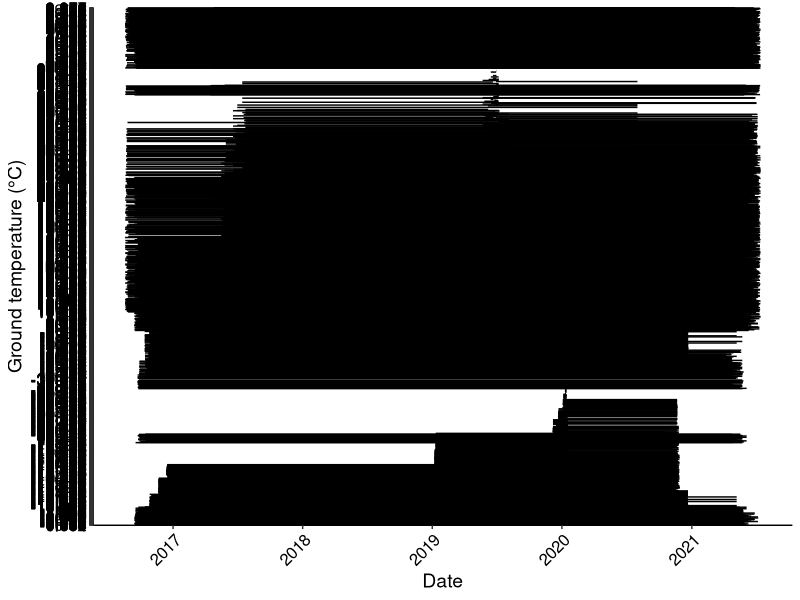
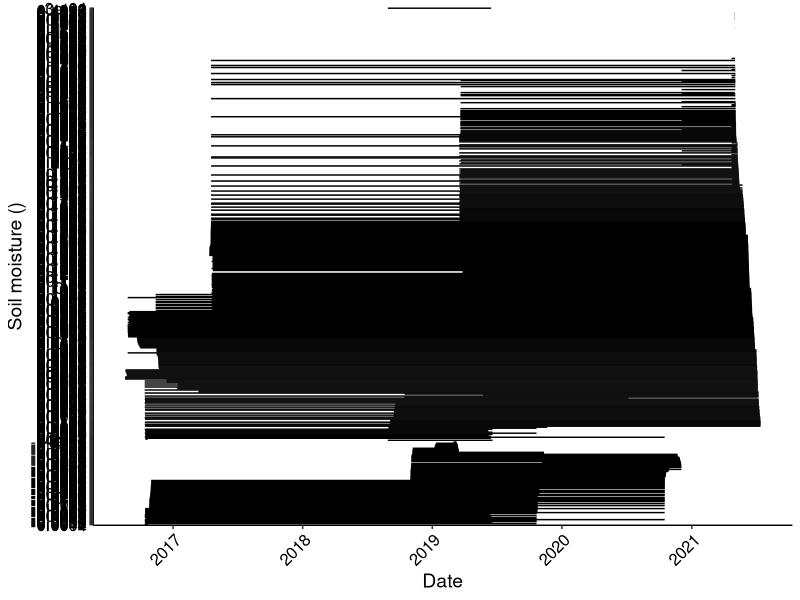
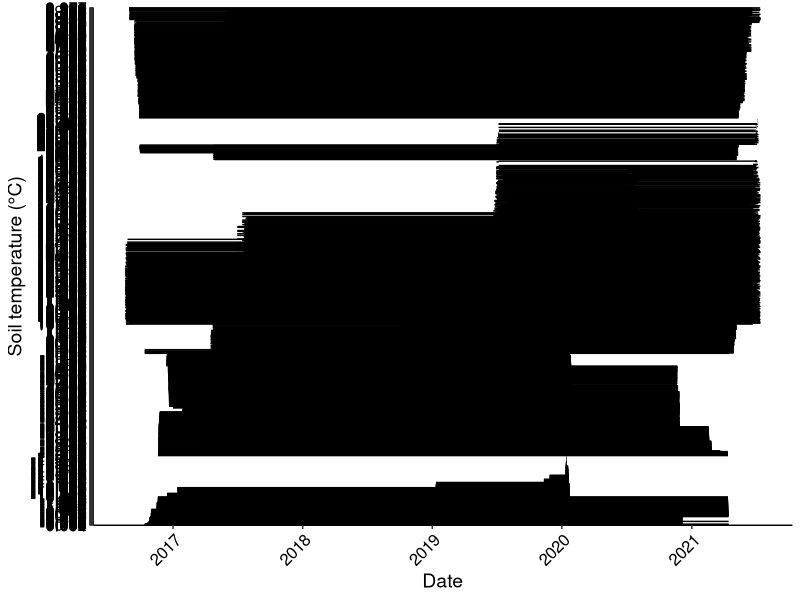
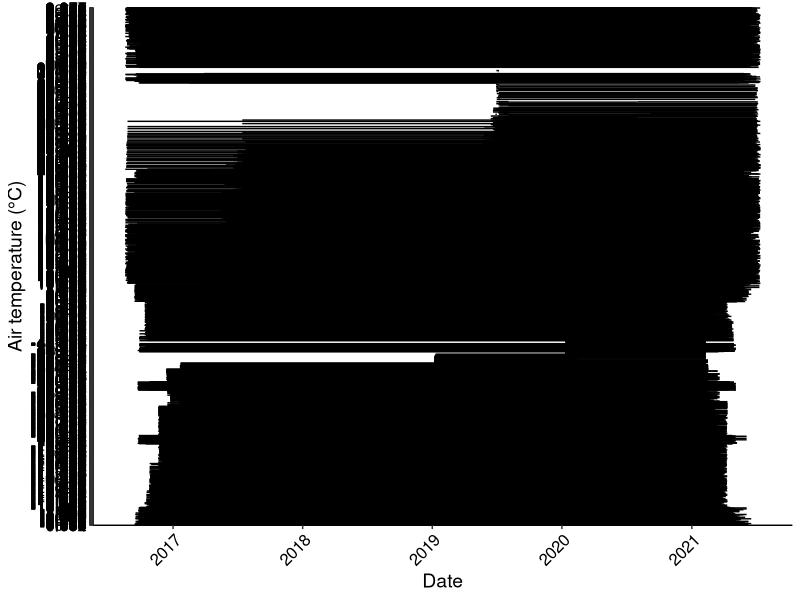
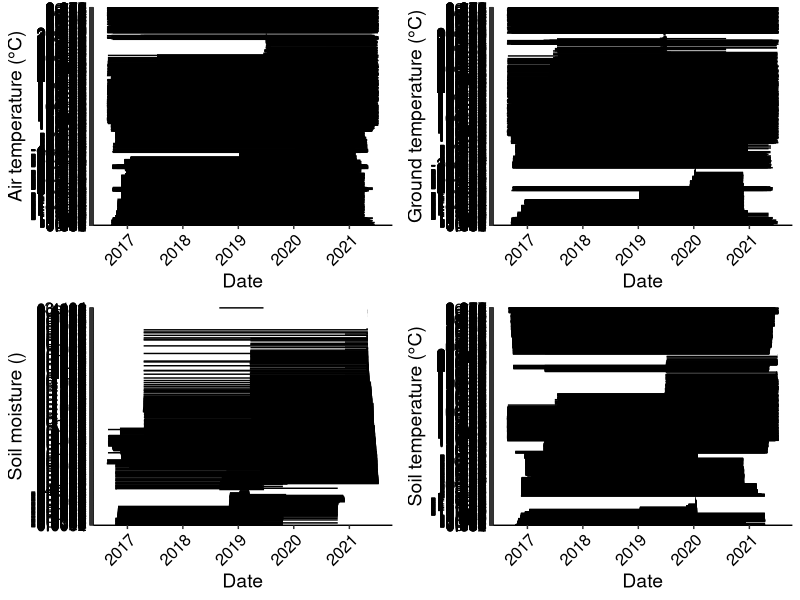

Generate these figures, in order, with R: (Note: this script raises an error after producing the figures.)
#### Common garden HOBO 2021 SCRIPT
### Data wrangling and visualisation script
### By Erica Zaja and Madi Anderson, created on 20/10/2022
## Last updated: 18/01/2023 by Madelaine 

# 1. LOADING LIBRARIES -----
library(lubridate)
library(tidyverse)
library(ggplot2)
library(dplyr)
library(gridExtra)

# 2. LOADING DATA ----
HOBO_Common_garden_12Aug2021 <- read.csv(file = "data/hobo/HOBO_Common_garden_12Aug2021.csv") # 2018-21
HOBO_Common_garden_2017 <-  read.csv2("data/hobo/common_garden/Kluane_hobo_Common_garden_2017.csv", sep=",") #2015-17

# 3. DATA WRANGLING ----
# 2017 
str(HOBO_Common_garden_2017)
CG_HOBO_2017 <- HOBO_Common_garden_2017 %>%
  rename("Soil_moist" = "Water.Content..m..m...LGR.S.N..10742708..SEN.S.N..10736284..LBL..Soil.moisture.",
         "Ground_temp" = "Temp...C..LGR.S.N..10742708..SEN.S.N..10736450..LBL..Ground.temp.",
         "Air_temp" ="Temp...C..LGR.S.N..10742708..SEN.S.N..10736452..LBL..Air.temp.",
         "Soil_temp" = "Temp...C..LGR.S.N..10742708..SEN.S.N..10736453..LBL..Soil.temp.", 
         "Date_time_GMT" = "Date.Time..GMT.06.00") %>% 
  dplyr::select(-X.)

# 2021 
CG_HOBO_2021 <- HOBO_Common_garden_12Aug2021 %>%
  rename("Soil_moist" = "Water.Content_.m..m..",
         "Ground_temp" = "Ground_temp_..C.",
         "Air_temp" ="Air_temp_..C.",
         "Soil_temp" = "Soil_Temp_..C.", 
         "Date_time_GMT" = "Date.Time..GMT.07.00") %>% 
  dplyr::select(-X.)

# merge dataframes together 
CG_HOBO <- rbind(CG_HOBO_2017, CG_HOBO_2021)

# convert date/time variation to 24h format aka drop AM & PM 
CG_HOBO_date <- CG_HOBO %>% 
  mutate(date = parse_date_time(CG_HOBO$Date_time_GMT,    #  make new column called date with no AM/PM
                                "%m/%d/%y %I:%M:%S %p")) 

CG_HOBO_date_2 <- CG_HOBO_date %>% 
  separate(date, into = c('year', 'month', 'day'))

CG_HOBO_date_3 <- full_join(CG_HOBO_date, CG_HOBO_date_2)
        
range(CG_HOBO_date_3$Date_time_GMT)
str(CG_HOBO_date)  
# I didn't remove / overwrite existing date column to check to make sure they were the same 

# Make DAILY means (one value per day)
CG_HOBO_daily_means <- CG_HOBO_date_3 %>%
  group_by(year, month, day) %>%
  mutate(mean_soil_moist = mean(Soil_moist),
         mean_ground_temp = mean(Ground_temp),
         mean_soil_temp = mean(Soil_temp),
         mean_air_temp = mean(Air_temp)) %>%
  select(date, year, month, day, mean_soil_moist, mean_ground_temp, mean_soil_temp,
         mean_air_temp) %>%
  group_by(year, month, day) %>%
  slice(1) %>% # keeping only one observation from each set of year/month
  ungroup()

range(CG_HOBO_daily_means$date)
# [1] "2018-08-24 12:00:01 UTC"
# [2] "2021-07-01 00:00:01 UTC"

# filtering for months of interest only 
# july and august
CG_HOBO_daily_means_season <- CG_HOBO_daily_means %>%
  filter(month %in% c("06", "07", "08")) 

# Make MONTHLY means 
CG_HOBO_monthly_means_season <- CG_HOBO_daily_means_season %>%
  group_by(year, month) %>%
  mutate(mean_soil_moist_month = mean(mean_soil_moist),
         mean_ground_temp_month = mean(mean_ground_temp),
         mean_soil_temp_month = mean(mean_soil_temp),
         mean_air_temp_month = mean(mean_air_temp)) %>%
  select(year, month, mean_soil_moist_month, mean_ground_temp_month, mean_soil_temp_month,
         mean_air_temp_month) %>%
  group_by(year, month) %>%
  slice(1) %>% # keeping only one observation from each set of year/month
  ungroup()

# saving as csv
write.csv(CG_HOBO_monthly_means_season, "data/hobo/CG_HOBO_monthly_means_season.csv")

# ONE June mean value per variable
CG_HOBO_monthly_means_june <- CG_HOBO_monthly_means_season %>%
  filter(month == "06")

mean(CG_HOBO_monthly_means_june$mean_soil_moist_month) # 0.05743859
mean(CG_HOBO_monthly_means_june$mean_ground_temp_month) # 12.64778
mean(CG_HOBO_monthly_means_june$mean_soil_temp_month) # 11.91689
mean(CG_HOBO_monthly_means_june$mean_air_temp_month) # 12.98225

# ONE July mean value per variable
CG_HOBO_monthly_means_july <- CG_HOBO_monthly_means_season %>%
  filter(month == "07")

mean(CG_HOBO_monthly_means_july$mean_soil_moist_month) # 0.05874529
mean(CG_HOBO_monthly_means_july$mean_ground_temp_month) # 13.247
mean(CG_HOBO_monthly_means_july$mean_soil_temp_month) # 14.17245
mean(CG_HOBO_monthly_means_july$mean_air_temp_month) # 14.78052

# ONE August mean value per variable
CG_HOBO_monthly_means_aug <- CG_HOBO_monthly_means_season %>%
  filter(month == "08")

mean(CG_HOBO_monthly_means_aug$mean_soil_moist_month) # 0.05655967
mean(CG_HOBO_monthly_means_aug$mean_ground_temp_month) # 10.02817
mean(CG_HOBO_monthly_means_aug$mean_soil_temp_month) # 11.32776
mean(CG_HOBO_monthly_means_aug$mean_air_temp_month) # 11.39708

# 4. DATA VISUALISATION -----

# 4.1 Time series -----

# a. Ground temperature ----
(plot_HOBO_ground_temp <- ggplot(CG_HOBO_date, aes(x = date, y = Ground_temp)) +
   geom_line() + 
   #geom_smooth(method = "lm", colour = "black") +
   ylab("Ground temperature (°C)") +
   xlab("Date") +
   theme_bw() +
   #scale_color_manual(values = c("dark green", "blue", "red")) +
   theme(panel.border = element_blank(),
         panel.grid.major = element_blank(),
         panel.grid.minor = element_blank(),
         axis.line = element_line(colour = "black"),
         axis.title = element_text(size = 14),
         axis.text.x = element_text(angle = 45, vjust = 1, hjust = 1, size = 12, colour = "black"),
         axis.text.y = element_text(size = 12, colour = "black")))

# b. Soil moisture ----
(plot_HOBO_soil_moist <- ggplot(CG_HOBO_date, aes(x = date, y = Soil_moist)) +
   geom_line() + 
   #geom_smooth(method="lm", colour = "black")+
   ylab("Soil moisture ()") +
   xlab("Date") +
   theme_bw() +
   #scale_color_manual(values = c("dark green", "blue", "red")) +
   theme(panel.border = element_blank(),
         panel.grid.major = element_blank(),
         panel.grid.minor = element_blank(),
         axis.line = element_line(colour = "black"),
         axis.title = element_text(size = 14),
         axis.text.x = element_text(angle = 45, vjust = 1, hjust = 1, size = 12, colour = "black"),
         axis.text.y = element_text(size = 12, colour = "black")))

# c. Soil temperature ----
(plot_HOBO_soil_temp <- ggplot(CG_HOBO_date, aes(x = date, y = Soil_temp)) +
   geom_line()+
   #geom_smooth(method="lm", colour = "black") + 
   ylab("Soil temperature (°C)") +
   xlab("Date") +
   theme_bw() +
   #scale_color_manual(values = c("dark green", "blue", "red")) +
   theme(panel.border = element_blank(),
         panel.grid.major = element_blank(),
         panel.grid.minor = element_blank(),
         axis.line = element_line(colour = "black"),
         axis.title = element_text(size = 14),
         axis.text.x = element_text(angle = 45, vjust = 1, hjust = 1, size = 12, colour = "black"),
         axis.text.y = element_text(size = 12, colour = "black")))

# d. Air temperature -----
(plot_HOBO_air_temp <- ggplot(CG_HOBO_date, aes(x = date, y = Air_temp)) +
   geom_line() + 
    #geom_smooth(method = "lm", colour = "black")+
    ylab("Air temperature (°C)") +
    xlab("Date") +
    theme_bw() +
    #scale_color_manual(values = c("dark green", "blue", "red")) +
    theme(panel.border = element_blank(),
          panel.grid.major = element_blank(),
          panel.grid.minor = element_blank(),
          axis.line = element_line(colour = "black"),
          axis.title = element_text(size = 14),
          axis.text.x = element_text(angle = 45, vjust = 1, hjust = 1, size = 12, colour = "black"),
          axis.text.y = element_text(size = 12, colour = "black")))

# Make facet plot of the timeseries
facet_HOBO_timeseries <- grid.arrange(plot_HOBO_air_temp,plot_HOBO_ground_temp,
                                      plot_HOBO_soil_moist, plot_HOBO_soil_temp)

# 4.2. Monthly time series ----

# a. Monthly ground temperature ----
(plot_HOBO_ground_temp_monthly <- ggplot(CG_HOBO_monthly_means_season, aes(x = date, y = mean_ground_temp_month)) +
   geom_line() + 
   #geom_smooth(method = "lm", colour = "black") +
   ylab("Monthly ground temperature (°C)") +
   xlab("Date") +
   theme_bw() +
   #scale_color_manual(values = c("dark green", "blue", "red")) +
   theme(panel.border = element_blank(),
         panel.grid.major = element_blank(),
         panel.grid.minor = element_blank(),
         axis.line = element_line(colour = "black"),
         axis.title = element_text(size = 14),
         axis.text.x = element_text(angle = 45, vjust = 1, hjust = 1, size = 12, colour = "black"),
         axis.text.y = element_text(size = 12, colour = "black")))

# b. Monthly soil moisture ----
(plot_HOBO_soil_moist_monthly <- ggplot(CG_HOBO_monthly_means, aes(x = date, y = mean_soil_moist)) +
   geom_line() + 
   #geom_smooth(method="lm", colour = "black")+
   ylab("Monthly soil moisture ()") +
   xlab("Date") +
   theme_bw() +
   #scale_color_manual(values = c("dark green", "blue", "red")) +
   theme(panel.border = element_blank(),
         panel.grid.major = element_blank(),
         panel.grid.minor = element_blank(),
         axis.line = element_line(colour = "black"),
         axis.title = element_text(size = 14),
         axis.text.x = element_text(angle = 45, vjust = 1, hjust = 1, size = 12, colour = "black"),
         axis.text.y = element_text(size = 12, colour = "black")))

# c. Monthly soil temperature ----
(plot_HOBO_soil_temp_monthly <- ggplot(CG_HOBO_monthly_means, aes(x = date, y = mean_soil_temp)) +
   geom_line()+
   #geom_smooth(method="lm", colour = "black") + 
   ylab("Monthly soil temperature (°C)") +
   xlab("Date") +
   theme_bw() +
   #scale_color_manual(values = c("dark green", "blue", "red")) +
   theme(panel.border = element_blank(),
         panel.grid.major = element_blank(),
         panel.grid.minor = element_blank(),
         axis.line = element_line(colour = "black"),
         axis.title = element_text(size = 14),
         axis.text.x = element_text(angle = 45, vjust = 1, hjust = 1, size = 12, colour = "black"),
         axis.text.y = element_text(size = 12, colour = "black")))

# d. Monthly air temperature ----
(plot_HOBO_air_temp_monthly <- ggplot(CG_HOBO_monthly_means, aes(x = date, y = mean_air_temp)) +
    geom_line() + 
    #geom_smooth(method = "lm", colour = "black")+
    ylab("Air temperature (°C)") +
    xlab("Date") +
    theme_bw() +
    #scale_color_manual(values = c("dark green", "blue", "red")) +
    theme(panel.border = element_blank(),
          panel.grid.major = element_blank(),
          panel.grid.minor = element_blank(),
          axis.line = element_line(colour = "black"),
          axis.title = element_text(size = 14),
          axis.text.x = element_text(angle = 45, vjust = 1, hjust = 1, size = 12, colour = "black"),
          axis.text.y = element_text(size = 12, colour = "black")))

# Make facet plot of the monthly timeseries
facet_HOBO_timeseries_monthly <- grid.arrange(plot_HOBO_air_temp_monthly,plot_HOBO_ground_temp_monthly,
                                      plot_HOBO_soil_moist_monthly, plot_HOBO_soil_temp_monthly)





